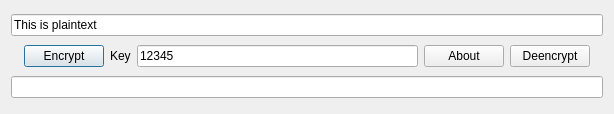
<?xml version="1.0" encoding="UTF-8"?>
<ui version="4.0">
 <class>QtTestEncrangerDialog</class>
 <widget class="QDialog" name="QtTestEncrangerDialog">
  <property name="geometry">
   <rect>
    <x>0</x>
    <y>0</y>
    <width>614</width>
    <height>114</height>
   </rect>
  </property>
  <property name="windowTitle">
   <string>TestEncranger</string>
  </property>
  <property name="windowIcon">
   <iconset>
    <normaloff>:/images/R.png</normaloff>:/images/R.png</iconset>
  </property>
  <layout class="QGridLayout" name="gridLayout">
   <item row="0" column="0" colspan="7">
    <widget class="QLineEdit" name="edit_plaintext">
     <property name="text">
      <string>This is plaintext</string>
     </property>
    </widget>
   </item>
   <item row="1" column="0">
    <widget class="QLabel" name="label_arrow_down">
     <property name="text">
      <string/>
     </property>
     <property name="pixmap">
      <pixmap resource="ToolTestEncranger.qrc">:/images/ToolTestEncrangerArrowDown34x34.png</pixmap>
     </property>
    </widget>
   </item>
   <item row="1" column="1">
    <widget class="QPushButton" name="button_encrypt">
     <property name="text">
      <string>Encrypt</string>
     </property>
    </widget>
   </item>
   <item row="1" column="2">
    <widget class="QLabel" name="label_key">
     <property name="text">
      <string>Key</string>
     </property>
    </widget>
   </item>
   <item row="1" column="3">
    <widget class="QLineEdit" name="edit_key">
     <property name="text">
      <string>12345</string>
     </property>
    </widget>
   </item>
   <item row="1" column="4">
    <widget class="QPushButton" name="button_about">
     <property name="text">
      <string>About</string>
     </property>
    </widget>
   </item>
   <item row="1" column="5">
    <widget class="QPushButton" name="button_deencrypt">
     <property name="text">
      <string>Deencrypt</string>
     </property>
    </widget>
   </item>
   <item row="1" column="6">
    <widget class="QLabel" name="label_arrow_up">
     <property name="text">
      <string/>
     </property>
     <property name="pixmap">
      <pixmap resource="ToolTestEncranger.qrc">:/images/ToolTestEncrangerArrowUp34x34.png</pixmap>
     </property>
    </widget>
   </item>
   <item row="2" column="0" colspan="7">
    <widget class="QLineEdit" name="edit_encrypted_text"/>
   </item>
  </layout>
 </widget>
 <layoutdefault spacing="6" margin="11"/>
 <resources>
  <include location="ToolTestEncranger.qrc"/>
 </resources>
 <connections/>
</ui>
